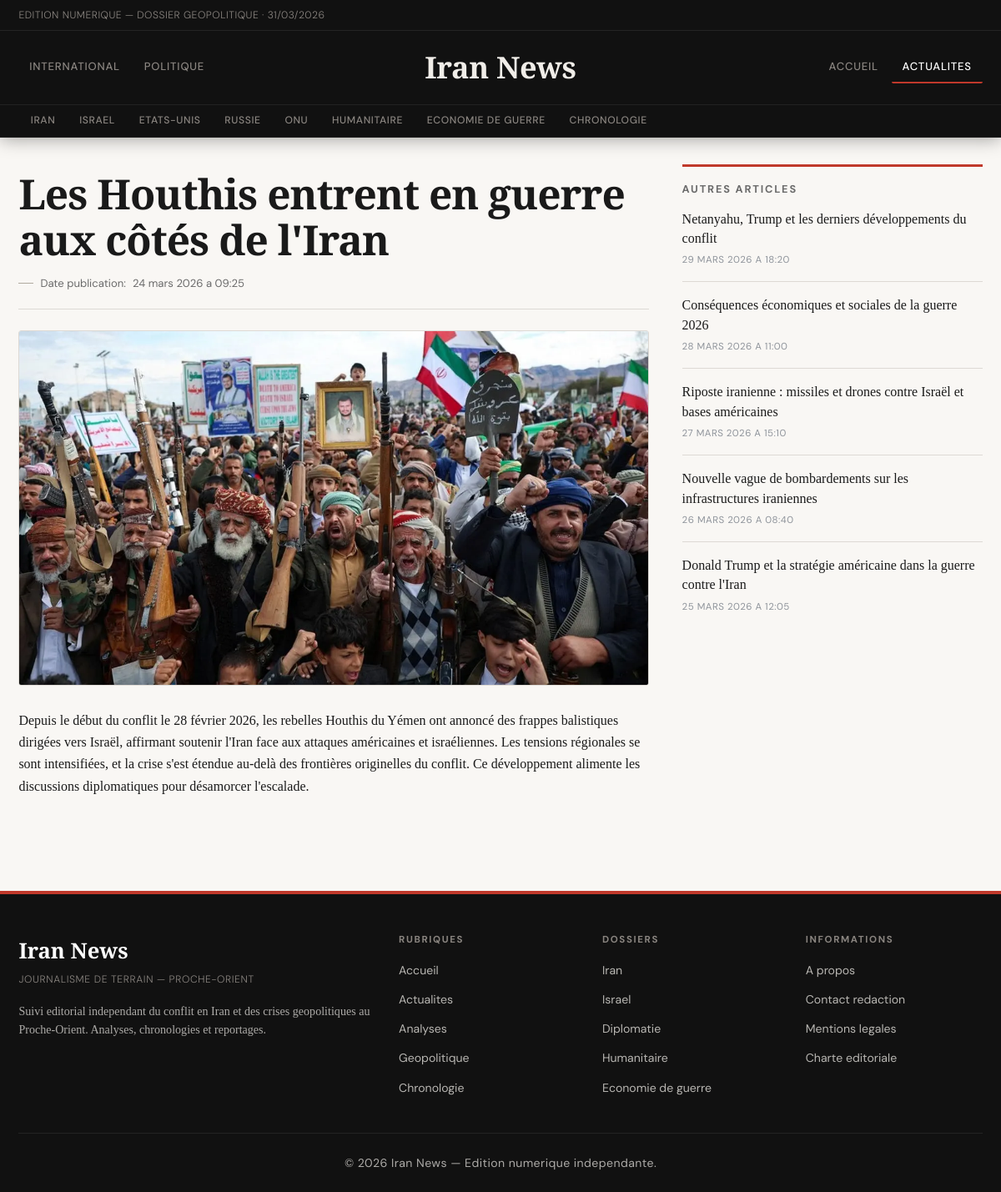
Before: /articles/guerre-iran-article-1-1-5.html with the older database file.
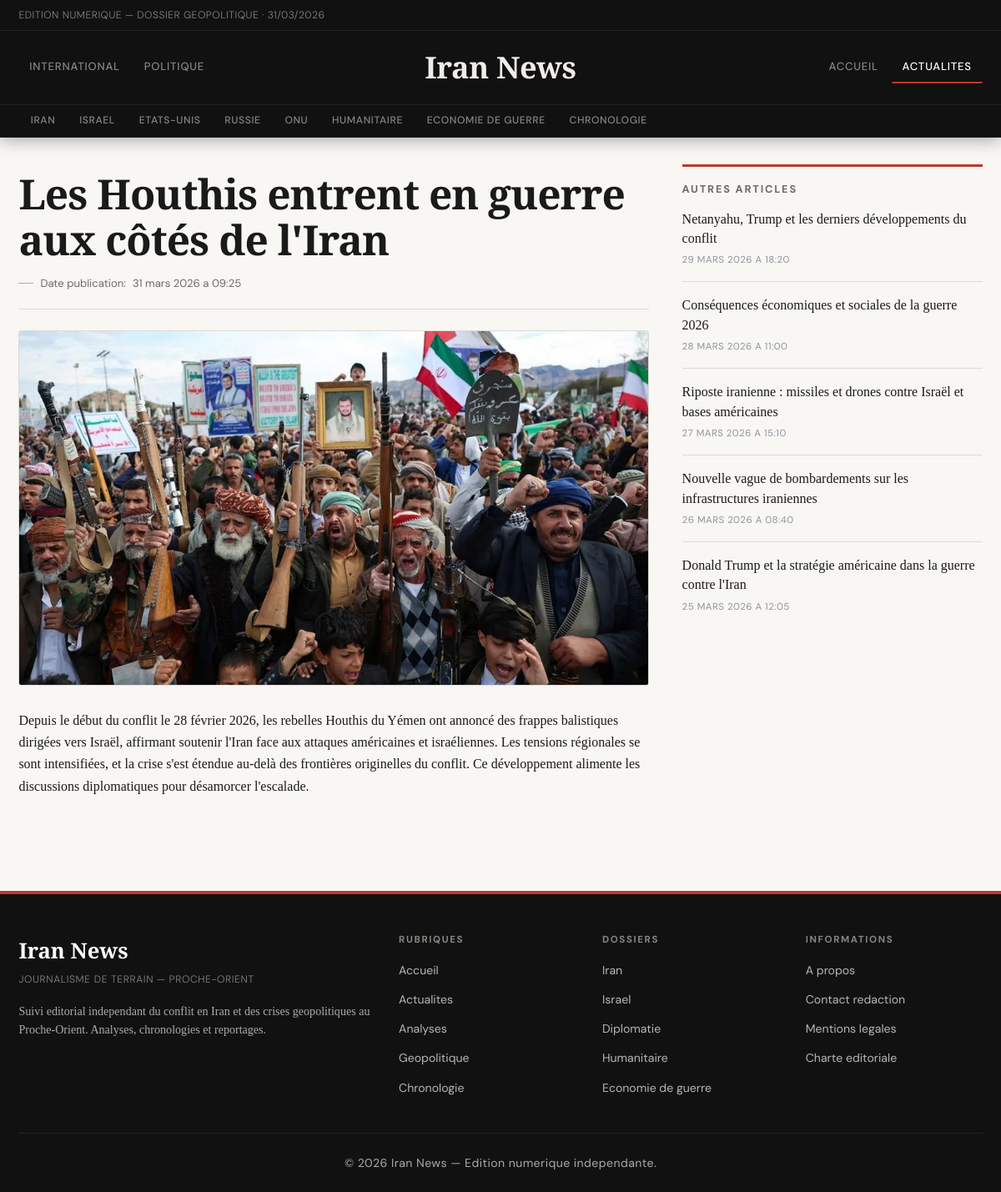
After: the same page with the newer database file.
### tables this page shows
CREATE TABLE articles (
  id INT UNSIGNED AUTO_INCREMENT PRIMARY KEY,
  title VARCHAR(255) NOT NULL,
  slug VARCHAR(255) NOT NULL UNIQUE,
  content TEXT NOT NULL,
  is_published TINYINT(1) NOT NULL DEFAULT 1,
  created_at TIMESTAMP NOT NULL DEFAULT CURRENT_TIMESTAMP,
  updated_at TIMESTAMP NOT NULL DEFAULT CURRENT_TIMESTAMP ON UPDATE CURRENT_TIMESTAMP
);

CREATE TABLE article_images (
  id INT UNSIGNED AUTO_INCREMENT PRIMARY KEY,
  article_id INT UNSIGNED NOT NULL,
  image_kind ENUM('main', 'thumb') NOT NULL DEFAULT 'main',
  image_path VARCHAR(255) NOT NULL,
  image_alt VARCHAR(255) DEFAULT NULL,
  sort_order TINYINT UNSIGNED NOT NULL DEFAULT 1,
  created_at TIMESTAMP NOT NULL DEFAULT CURRENT_TIMESTAMP,
  CONSTRAINT fk_article_images_article
    FOREIGN KEY (article_id) REFERENCES articles(id)
    ON DELETE CASCADE,
  UNIQUE KEY uq_article_kind (article_id, image_kind),
  KEY idx_article_images_article_id (article_id)
);

### src/article.php (the view, shortened to what this page needs)
<?php
require_once __DIR__ . '/includes/front_helpers.php';
$id = filter_input(INPUT_GET, 'id', FILTER_VALIDATE_INT, array('options' => array('min_range' => 1)));
$safeId = ($id !== false && $id !== null) ? (int)$id : null;
$article = front_find_article(null, $safeId);
?>
<?php
$activeMenu = 'actualites';
$sidebarOtherArticles = front_recent_articles_excluding(5, array((int)$article['id']));
$detailMainSrc = front_article_image_src($article, 1280, 720, 'actualite guerre iran');
$detailThumbSrc = front_article_thumb_src($article, 860, 520, 'actualite guerre iran');
include __DIR__ . '/includes/header.php';
?>
<main class="layout-main article-layout">
    <article class="article-detail" itemscope itemtype="https://schema.org/NewsArticle">
        <header class="article-header">
            <h1 itemprop="headline"><?php echo h($article['title']); ?></h1>
            <p class="article-meta">
                Date publication:
                <?php $publishedAt = front_article_datetime_value($article); ?>
                <time itemprop="datePublished" datetime="<?php echo h($publishedAt); ?>">
                    <?php echo h(front_format_datetime($publishedAt)); ?>
                </time>
            </p>
        </header>
        <figure class="article-figure">
            <picture>
                <source media="(max-width: 800px)" srcset="<?php echo h($detailThumbSrc); ?>">
                <img
                    src="<?php echo h($detailMainSrc); ?>"
                    alt="<?php echo h(front_article_alt($article, 'actualite guerre iran')); ?>"
                    width="1280"
                    height="720"
                    itemprop="image"
                    loading="eager"
                    fetchpriority="high"
                    decoding="async">
            </picture>
        </figure>
        <section class="article-content" aria-labelledby="content-title" itemprop="articleBody">
            <?php echo front_render_article_html($article['content']); ?>
        </section>
    </article>
    <aside class="sidebar article-sidebar" aria-labelledby="recent-title">
        <h2 id="recent-title">Autres articles</h2>
        <ul>
            <?php foreach ($sidebarOtherArticles as $otherArticle): ?>
                <li>
                    <a href="<?php echo h(front_article_url($otherArticle)); ?>">
                        <?php echo h($otherArticle['title']); ?>
                    </a>
                    <small class="recent-time"><?php echo h(front_format_datetime(front_article_datetime_value($otherArticle))); ?></small>
                </li>
            <?php endforeach; ?>
        </ul>
    </aside>
</main>
<?php include __DIR__ . '/includes/footer.php'; ?>

### src/includes/header.php (shortened to what this page needs)
<?php
$cssFilePath = __DIR__ . '/assets/css/style.min.css';
$cssVersion = is_file($cssFilePath) ? (string)filemtime($cssFilePath) : '1';
?>
<!doctype html>
<html lang="fr">
<head>
    <link rel="stylesheet" href="/assets/css/style.min.css?v=<?php echo h($cssVersion); ?>">
</head>
<body>
    <header class="site-header">
        <div class="header-topline">
            <p>Edition numerique &mdash; Dossier geopolitique &middot; <?php echo date('d/m/Y'); ?></p>
        </div>
        <div class="header-main">
            <nav class="main-nav main-nav--left" aria-label="Rubriques">
                <a href="/guerre-iran-actualites.html">International</a>
                <a href="#">Politique</a>
            </nav>
            <a class="brand" href="/guerre-iran-accueil.html" aria-label="Retour a l'accueil">Iran News</a>
            <nav class="main-nav" aria-label="Navigation principale">
                <a class="<?php echo $activeMenu === 'accueil' ? 'is-active' : ''; ?>" href="/guerre-iran-accueil.html">Accueil</a>
                <a class="<?php echo $activeMenu === 'actualites' ? 'is-active' : ''; ?>" href="/guerre-iran-actualites.html">Actualites</a>
            </nav>
        </div>
        <nav class="subnav" aria-label="Sous-rubriques">
            <a href="#">Iran</a>
            <a href="#">Israel</a>
            <a href="#">Etats-Unis</a>
            <a href="#">Russie</a>
            <a href="#">ONU</a>
            <a href="#">Humanitaire</a>
            <a href="#">Economie de guerre</a>
            <a href="#">Chronologie</a>
        </nav>
    </header>

### src/includes/front_helpers.php (shortened to what this page needs)
<?php
function h($value)
{
    return htmlspecialchars((string)$value, ENT_QUOTES, 'UTF-8');
}
function front_article_url($article)
{
    $id = isset($article['id']) ? (int)$article['id'] : 0;
    $page = 1;
    $rubrique = isset($article['rubrique']) ? (int)$article['rubrique'] : 5;
    return '/articles/guerre-iran-article-' . $id . '-' . $page . '-' . $rubrique . '.html';
}
function front_article_alt($article, $fallback = 'actualite guerre iran')
{
    if (!empty($article['image_alt'])) {
        return (string)$article['image_alt'];
    }
    return $fallback;
}
function front_local_image_url($rawPath)
{
    $path = trim((string)$rawPath);
    $normalized = '/' . ltrim($path, '/');
    $fullPath = dirname(__DIR__) . str_replace('/', DIRECTORY_SEPARATOR, $normalized);
    if (is_file($fullPath)) {
        return $normalized;
    }
    return null;
}
function front_article_image_src($article, $width, $height, $fallbackAlt = 'actualite guerre iran')
{
    $local = front_local_image_url(isset($article['image_url']) ? $article['image_url'] : '');
    if ($local !== null) {
        return $local;
    }
    return front_svg_placeholder(front_article_alt($article, $fallbackAlt), $width, $height);
}
function front_article_thumb_src($article, $width, $height, $fallbackAlt = 'actualite guerre iran')
{
    $thumbLocalFromDb = front_local_image_url(isset($article['image_thumb_url']) ? $article['image_thumb_url'] : '');
    if ($thumbLocalFromDb !== null) {
        return $thumbLocalFromDb;
    }
    return front_article_image_src($article, $width, $height, $fallbackAlt);
}
function front_render_article_html($html)
{
    $decoded = html_entity_decode((string)$html, ENT_QUOTES | ENT_HTML5, 'UTF-8');
    $clean = preg_replace('/<script\b[^>]*>(.*?)<\/script>/is', '', $decoded);
    return strip_tags(
        $clean,
        '<p><br><strong><b><em><i><u><ul><ol><li><a><h1><h2><h3><h4><h5><h6><blockquote><img><figure><figcaption>'
    );
}
function front_fetch_articles()
{
    $pdo = db();
    try {
        $sql = "SELECT
                    a.id,
                    a.title,
                    a.slug,
                    a.content,
                    ai_main.image_path AS image_url,
                    COALESCE(ai_thumb.image_path, '') AS image_thumb_url,
                    COALESCE(NULLIF(ai_main.image_alt, ''), a.title) AS image_alt,
                    COALESCE(NULLIF(ai_thumb.image_alt, ''), NULLIF(ai_main.image_alt, ''), a.title) AS image_thumb_alt,
                    a.created_at,
                    a.updated_at
                FROM articles a
                LEFT JOIN article_images ai_main
                    ON ai_main.article_id = a.id AND ai_main.image_kind = 'main'
                LEFT JOIN article_images ai_thumb
                    ON ai_thumb.article_id = a.id AND ai_thumb.image_kind = 'thumb'
                WHERE a.is_published = 1
                ORDER BY a.updated_at DESC";
        $rows = $pdo->query($sql)->fetchAll(PDO::FETCH_ASSOC);
        if (!empty($rows)) {
            return $rows;
        }
    } catch (PDOException $exception) {
    }
    return front_theme_articles();
}
function front_find_article($slug, $id)
{
    $articles = front_fetch_articles();
    if ($id !== null) {
        foreach ($articles as $article) {
            if ((int)$article['id'] === (int)$id) {
                return $article;
            }
        }
    }
    return null;
}
function front_recent_articles_excluding($limit = 5, $excludeIds = array())
{
    $articles = front_fetch_articles();
    $result = array();
    $excludeMap = array();
    foreach ($excludeIds as $excludeId) {
        $id = (int)$excludeId;
        if ($id > 0) {
            $excludeMap[$id] = true;
        }
    }
    foreach ($articles as $article) {
        $articleId = isset($article['id']) ? (int)$article['id'] : 0;
        if ($articleId > 0 && isset($excludeMap[$articleId])) {
            continue;
        }
        $result[] = $article;
        if (count($result) >= $limit) {
            break;
        }
    }
    return $result;
}
function front_format_datetime($value)
{
    try {
        $date = new DateTime((string)$value);
    } catch (Exception $exception) {
        return (string)$value;
    }
    $months = array(
        1 => 'janvier',
        2 => 'fevrier',
        3 => 'mars',
        4 => 'avril',
        5 => 'mai',
        6 => 'juin',
        7 => 'juillet',
        8 => 'aout',
        9 => 'septembre',
        10 => 'octobre',
        11 => 'novembre',
        12 => 'decembre',
    );
    $month = (int)$date->format('n');
    return $date->format('d') . ' ' . $months[$month] . ' ' . $date->format('Y') . ' a ' . $date->format('H:i');
}
function front_article_datetime_value($article)
{
    if (isset($article['updated_at']) && trim((string)$article['updated_at']) !== '') {
        return (string)$article['updated_at'];
    }
    return '';
}

### src/includes/footer.php
<footer id="contact" class="site-footer">
        <div class="footer-inner">
            <div class="footer-grid">
                <div class="footer-col footer-col--brand">
                    <p class="footer-brand">Iran News</p>
                    <p class="footer-tagline">Journalisme de terrain &mdash; Proche-Orient</p>
                    <p>Suivi editorial independant du conflit en Iran et des crises geopolitiques au Proche-Orient. Analyses, chronologies et reportages.</p>
                </div>
                <div class="footer-col">
                    <h2>Rubriques</h2>
                    <ul>
                        <li><a href="/guerre-iran-accueil.html">Accueil</a></li>
                        <li><a href="/guerre-iran-actualites.html">Actualites</a></li>
                        <li><a href="#">Analyses</a></li>
                        <li><a href="#">Geopolitique</a></li>
                        <li><a href="#">Chronologie</a></li>
                    </ul>
                </div>
                <div class="footer-col">
                    <h2>Dossiers</h2>
                    <ul>
                        <li><a href="#">Iran</a></li>
                        <li><a href="#">Israel</a></li>
                        <li><a href="#">Diplomatie</a></li>
                        <li><a href="#">Humanitaire</a></li>
                        <li><a href="#">Economie de guerre</a></li>
                    </ul>
                </div>
                <div class="footer-col">
                    <h2>Informations</h2>
                    <ul>
                        <li><a href="#">A propos</a></li>
                        <li><a href="#">Contact redaction</a></li>
                        <li><a href="#">Mentions legales</a></li>
                        <li><a href="#">Charte editoriale</a></li>
                    </ul>
                </div>
            </div>
        </div>
        <p class="footer-copy">&copy; <?php echo date('Y'); ?> Iran News &mdash; Edition numerique independante.</p>
    </footer>
</body>
</html>

Changed rows visible on the page:
changed articles "Les Houthis entrent en guerre aux côtés de l'Iran": updated_at "24 mars 2026 a 09:25" → "31 mars 2026 a 09:25"
